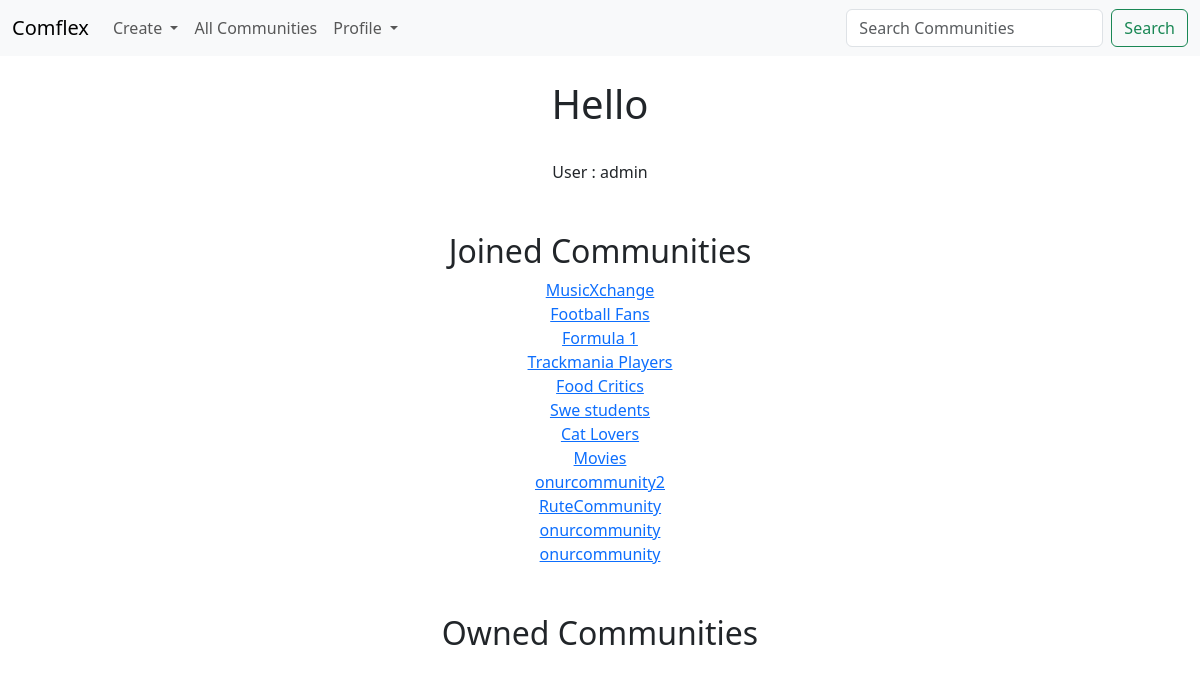
/my_profile (signed in), run on an earlier commit of the app's database.
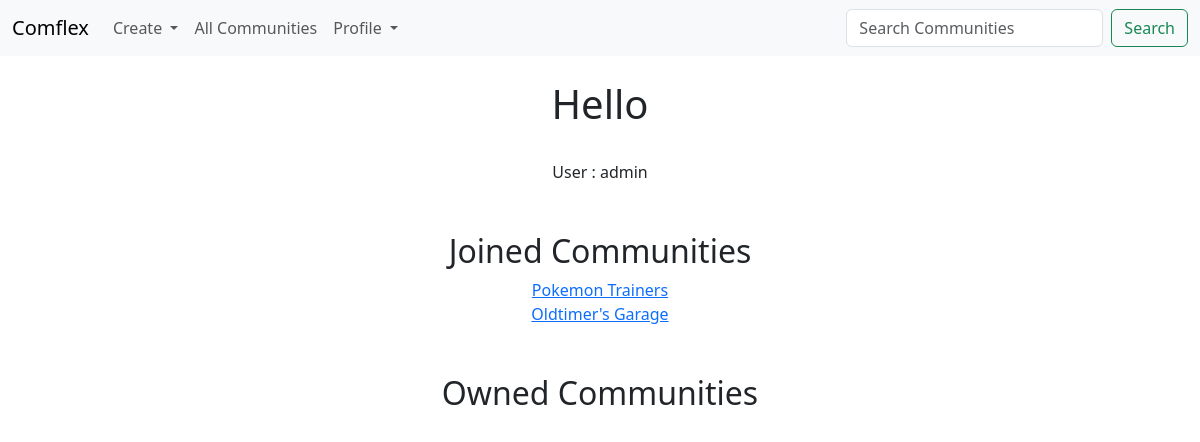
And on a later commit of the database.
### post_app/models.py (models this page shows)
class Community(models.Model):
    name = models.CharField('Community Name', max_length=120)
    is_public = models.BooleanField(default=True, help_text="Check if the community is public!")
    creation_date = models.DateTimeField(auto_now_add=True)
    description = models.TextField(blank=True)
    owner_id = models.IntegerField('Community Owner', blank=False, default=1)
    owner_username = models.ForeignKey(User, blank=False, null=True, on_delete=models.SET_NULL)
    members = models.ManyToManyField(User, related_name='communities', blank=True)
    def __str__(self):
        return self.name

### post_app/views.py (the view)
# urls.py: path('my_profile', views.my_profile, name="my-profile"),
def my_profile(request):
    user = request.user  # Gets the current logged-in user
    communities = user.communities.all()  # Retrieves all communities that the user is a part of
    return render(request, 'posts/my_profile.html', {
        'user': user,
        'communities': communities
    })

### post_app/templates/posts/my_profile.html
{% extends 'posts/base.html' %}
{% block content%}
    {%if user.is_authenticated %}
			<center>
			<h1>Hello </h1>
			<br/>
			User : {{ user }}<br/>
<br/><br/>
				<h2>Joined Communities </h2>
				{%for community in communities %}
					<a href="{% url 'show-community' community.id %}"> {{ community }}</a> <br/>
				{%endfor%}
<br/><br/>
				<h2>Owned Communities </h2>
			</center>
	{% else %}
		<h1>You must login to view this page !</h1>
		Login <a href="{% url 'login-user' %}">here</a>
	{% endif %}
{% endblock%}

What changed in the data, as far as the page shows it:
removed Community: name "MusicXchange"
removed Community: name "Football Fans"
removed Community: name "Formula 1"
removed Community: name "Trackmania Players"
removed Community: name "Food Critics"
removed Community: name "Swe students"
removed Community: name "Cat Lovers"
removed Community: name "Movies"
removed Community: name "onurcommunity2"
removed Community: name "RuteCommunity"
removed Community: name "onurcommunity"
removed Community: name "onurcommunity"
added Community: name "Pokemon Trainers"
added Community: name "Oldtimer's Garage"
